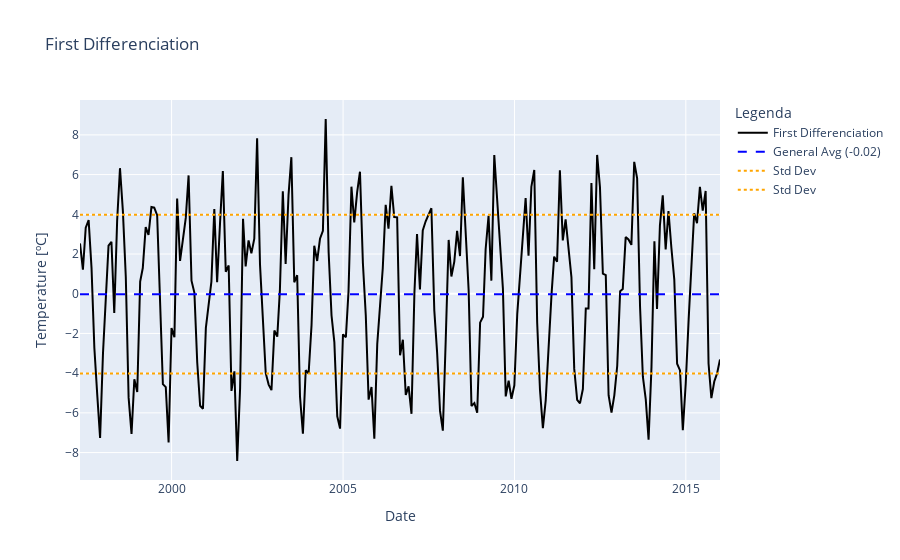

The notebook cell this image was saved under:
### Markdown cell above
I was able to stationarize the series with just one differentiation, as confirmed by the ADF test. However, the series remains seasonal, as it can be described in graphics below:

### Code cell
# Supondo que 'differenced_df' já esteja definido e possua a coluna 'Differenced_1'
mean = differenced_df['Differenced_1'].mean()
std = differenced_df['Differenced_1'].std()

fig = make_subplots(rows=1, cols=1)
fig.add_trace(go.Scatter(x=differenced_df.index, y=differenced_df['Differenced_1'], mode='lines', name="First Differenciation", line=dict(color='black')))
fig.add_trace(go.Scatter(x=differenced_df.index, y=[mean] * len(differenced_df), mode='lines', name=f"General Avg ({mean:.2f})", line=dict(dash='dash', color='blue')))
fig.add_trace(go.Scatter(x=differenced_df.index, y=[mean + std] * len(differenced_df), mode='lines', name="Std Dev", line=dict(color='orange', dash='dot')))
fig.add_trace(go.Scatter(x=differenced_df.index, y=[mean - std] * len(differenced_df), mode='lines', name="Std Dev", line=dict(color='orange', dash='dot')))

fig.update_layout(title="First Differenciation", xaxis_title="Date", yaxis_title="Temperature [ºC]", legend_title="Legenda")
fig.show()

### Figure 1 — Plotly figure (JSON) as saved in the notebook; plotly's stock layout.template omitted (floating-point values rounded to 4 significant figures; data arrays with more than 128 entries replaced by an {"elided": "..."} marker saying what was removed)
{"data": [{"line": {"color": "black"}, "mode": "lines", "name": "First Differenciation", "type": "scatter", "x": {"elided": "225 str values"}, "y": {"elided": "225 float values"}}, {"line": {"color": "blue", "dash": "dash"}, "mode": "lines", "name": "General Avg (-0.02)", "type": "scatter", "x": {"elided": "225 str values"}, "y": {"elided": "225 float values"}}, {"line": {"color": "orange", "dash": "dot"}, "mode": "lines", "name": "Std Dev", "type": "scatter", "x": {"elided": "225 str values"}, "y": {"elided": "225 float values"}}, {"line": {"color": "orange", "dash": "dot"}, "mode": "lines", "name": "Std Dev", "type": "scatter", "x": {"elided": "225 str values"}, "y": {"elided": "225 float values"}}], "layout": {"legend": {"title": {"text": "Legenda"}}, "title": {"text": "First Differenciation"}, "xaxis": {"anchor": "y", "domain": [0, 1], "title": {"text": "Date"}}, "yaxis": {"anchor": "x", "domain": [0, 1], "title": {"text": "Temperature [ºC]"}}}}
